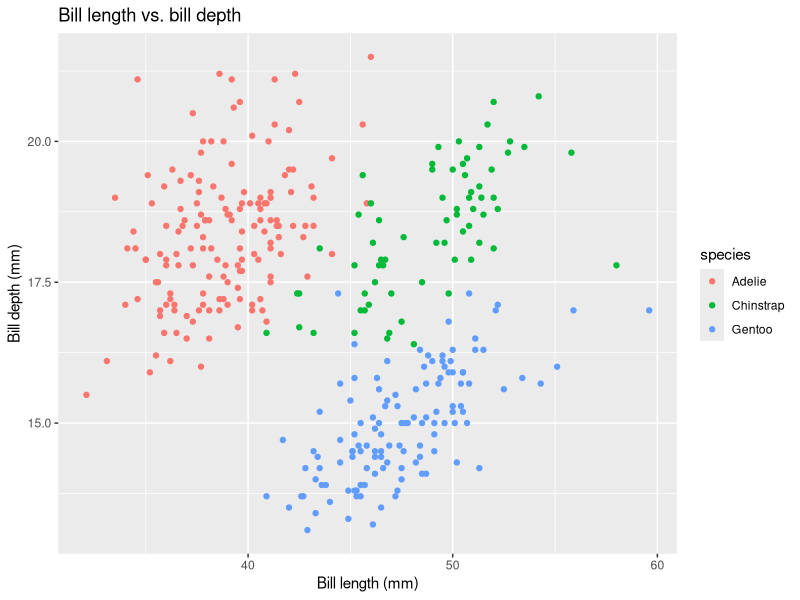

Generate this figure with R:
## ---- chunk 1
#| label: setup
#| message: false

library(tidyverse)
library(palmerpenguins)
## ---- chunk 2
#| label: bill-table

penguins |>
  group_by(species) |>
  summarize(
    avg_bill_length_mm = mean(bill_length_mm, na.rm = TRUE),
    n = n()
  )
## ---- chunk 3
#| label: bill-plot
#| warning: false

ggplot(penguins, aes(x = bill_length_mm, y = bill_depth_mm, color = species)) +
  geom_point() +
  labs(
    title = "Bill length vs. bill depth",
    x = "Bill length (mm)",
    y = "Bill depth (mm)"
  )
